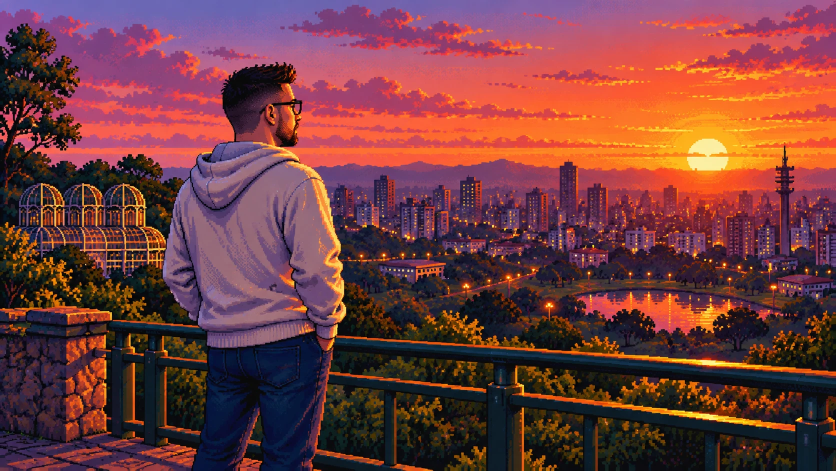
#> input picture scripts/story-ending-art/gabriel-mattozo/source.webp, 1672 x 941 px (shown at 1/2 size)
$ python prepare_gabriel_mattozo_ending.py
#> lines starting #> are read from the running program, lines starting #| are printed output that depends on the picture
"""Prepares Gabriel Mattozo's story ending art (the screen shown when his campaign is completed).

Input : scripts/story-ending-art/gabriel-mattozo/source.webp (1672x941: Gabriel Mattozo, from behind, at a Curitiba lookout, looking at
        the sunset over the city, the Jardim Botânico greenhouse and the telecom tower)
Output: public/story/endings/gabriel-mattozo.jpg, 1440x810 (16:9, 1.5x the 960x540 game so it stays
        sharp on big screens and has room for the slow zoom of the ending screen).

A still illustration: no layers. Everything that depends on the campaign (title, route, buttons)
is drawn on top of it by CampaignCompleteScene.

Offline tool only (not part of the build). Requires Python 3 + Pillow:
    python scripts/story-ending-art/gabriel-mattozo/prepare_gabriel_mattozo_ending.py
"""

from pathlib import Path

from PIL import Image

ROOT = Path(__file__).resolve().parents[3]
SOURCE = ROOT / 'scripts/story-ending-art/gabriel-mattozo/source.webp'
OUT = ROOT / 'public/story/endings/gabriel-mattozo.jpg'
SIZE = (1440, 810)


def main() -> None:
    image = Image.open(SOURCE).convert('RGB')
#> image is the input picture: PIL image 1672x941 RGB; mean R, G, B 116.4, 61.8, 63.6
    # Cover-crop to exactly 16:9 (the source is 1672x941, a hair taller), centred.
    target = SIZE[0] / SIZE[1]
    width, height = image.size
#> width = 1672; height = 941
    if width / height > target:
        crop = round(height * target)
        box = ((width - crop) // 2, 0, (width - crop) // 2 + crop, height)
    else:
        crop = round(width / target)
#> crop = 940
        box = (0, (height - crop) // 2, width, (height - crop) // 2 + crop)
#> box = (0, 0, 1672, 940)
    OUT.parent.mkdir(parents=True, exist_ok=True)
    image.crop(box).resize(SIZE, Image.LANCZOS).save(OUT, quality=90, optimize=True)
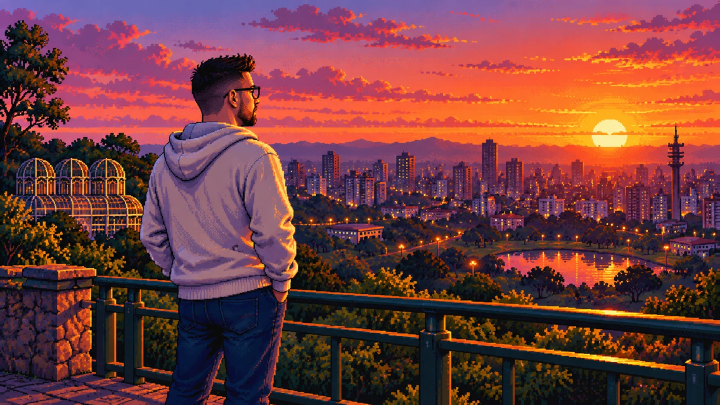
#> saved as gabriel-mattozo.jpg: PIL image 1440x810 RGB (shown at 1/2 size); mean R, G, B 116.4, 61.9, 63.7
    print(f'ending: {SIZE[0]}x{SIZE[1]} from {box}')
#| ending: 1440x810 from (0, 0, 1672, 940)


if __name__ == '__main__':
    main()
